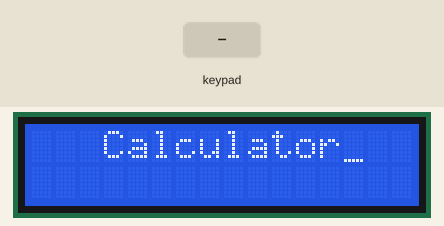
Recording of a program running on a simulated ATmega32, built with avr-gcc and emulated at 8 MHz. Parts: 16×2 character LCD. Wiring (inferred from the signals the program sends): 4×4 keypad with keys 1 2 3 + 4 5 6 - 7 8 9 / * 0 # =: rows PD0, PD1, PD2, PD3; columns PD4, PD5, PD6, PD7. Wiring (inferred from the names in the program): character LCD (HD44780): RS PA6; R/W PA5; E PA4; data PA0, PA1, PA2, PA3. Inputs (shaded band) come from the test bench.

Above: at 1.2 s.
1.3 s: keypad keys 7 + 5 = pressed 0.4 s apart
At 3.3 s:
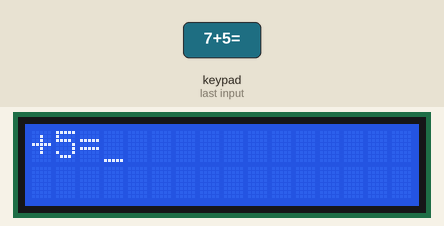
4.4 s: key '+' pressed
At 5.1 s:
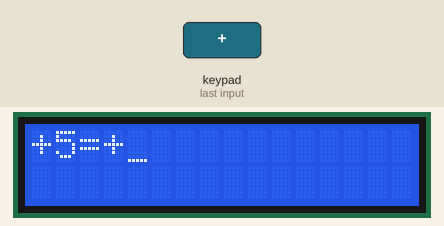
6.0 s: key '=' pressed
At 7.4 s:
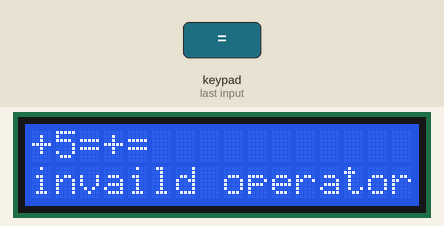
8.3 s: key '#' pressed
At 9.7 s:
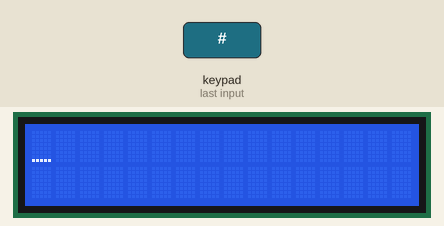
10.0 s: keypad keys 6 * 7 = pressed 0.4 s apart
At 12.8 s:
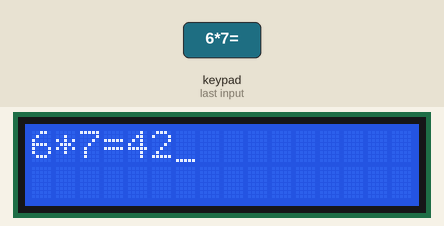
13.4 s: keypad keys 8 / 2 = pressed 0.4 s apart
At 15.4 s:
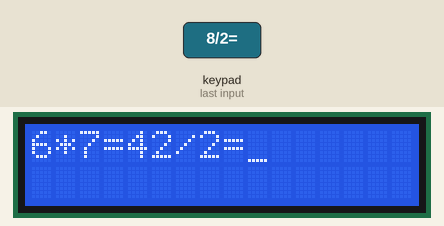
Timing chart, 0 to 16.9 s (numbered marks = the images above; inputs shaded):
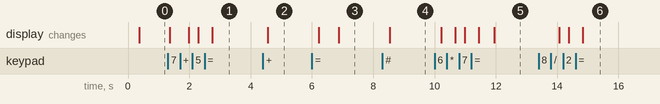

The program:

calculator_project.c
```c
/*
 * calculator_project.c
 *
 * Created: 7/27/2024 3:18:47 PM
 *  Author: abdullah
 */


#include "keybad.h"
#include "LCD.h"
#define F_CPU 8000000UL
#include <util/delay.h>

int main(void)
{
	keybad_init();
	LCD_INIT();
	signed char i;
	unsigned char operator,x[2],y[2],equal,on_off;
	int result, result1,result2;
	int number1,number2;
	lCD_MOVE_CURSOR(1,4);
	LCD_SEND_STRING("Calculator");
	_delay_ms(1000);
	LCD_CLEAR_SCREEN();
	while(1)
	{
		for(i=1;i>=0;i--)
		{
		do
		{
		_delay_ms(150);
		 x[i]=keybad_check_press();
		} while (x[i] == 0xff);
			_delay_ms(150);
		   LCD_SEND_CHAR(x[i]);
		}
	if((x[0] == '+') || (x[0]=='-') || (x[0]=='*') || (x[0]=='/'))
	{
		operator=x[0];
		x[0]=x[1];
		x[1]='0';   //dont write it 0 only it must be a char as it subtracted then from 48
	}
	else
	{
		do
		{
			_delay_ms(150);
			operator=keybad_check_press();

		} while (operator == 0xff);
		_delay_ms(150);
		LCD_SEND_CHAR(operator);
	}

		for(i=1;i>=0;i--)
		{
	   do
	   {
		   _delay_ms(150);
		    y[i]=keybad_check_press();
	   } while (y[i] == 0xff);
	   _delay_ms(150);
	   LCD_SEND_CHAR(y[i]);
	   }
	   _delay_ms(500);

	   if(y[0] == '=')
	   {
		   equal=y[0];
		   y[0]=y[1];
		   y[1]='0';
	   }
	  // LCD_SEND_STRING("=");
	  else
	  {
	   do
	   {
		   _delay_ms(150);
		   equal=keybad_check_press();
	   } while (equal == 0xff);
	   _delay_ms(150);
	   LCD_SEND_CHAR(equal);
	   }
	   number1=((x[1]-48)*10)+(x[0]-48);
	   number2=((y[1]-48)*10)+(y[0]-48);

	   switch(operator)
	   {
		  case '+':
				result=number1+number2;
				LCD_SEND_CHAR((result/10)+48);
				LCD_SEND_CHAR((result%10)+48);
		  /*
				result=(x[1]-48)+(y[1]-48);
				result1=result%10;
				result2=(x[0]-48)+(y[0]-48)+(result/10);
				LCD_SEND_CHAR(result2+48);
				LCD_SEND_CHAR(result1+48);*/
				break;

		case '-':
				if(number1>number2)
				{
					result=number1-number2;
					LCD_SEND_CHAR((result/10)+48);
					LCD_SEND_CHAR((result%10)+48);
				}
				else
				{
					result=number2-number1;
					LCD_SEND_CHAR(0x2D);
					LCD_SEND_CHAR((result/10)+48);
					LCD_SEND_CHAR((result%10)+48);

				}
				break;
		case '*':
				result=number1*number2;
				if((result/100) == 0)
				{
					LCD_SEND_CHAR((result/10)+48);
					LCD_SEND_CHAR((result%10)+48);
				}
				else if((result/1000) == 0)
				{
					LCD_SEND_CHAR((result/100)+48);
					result1=result%100;
					LCD_SEND_CHAR((result1/10)+48);
					LCD_SEND_CHAR((result1%10)+48);
				}
				else
				{
					LCD_SEND_CHAR((result/1000)+48);
					result1=result%1000;
					LCD_SEND_CHAR((result1/100)+48);
					result2=result1%100;
					LCD_SEND_CHAR((result2/10)+48);
					LCD_SEND_CHAR((result2%10)+48);
				}
				break;

		case '/':
				result=number1/number2;
				LCD_SEND_CHAR((result/10)+48);
				LCD_SEND_CHAR((result%10)+48);
				break;
		default:
			lCD_MOVE_CURSOR(2,1);
			LCD_SEND_STRING("invaild operator");
			break;
	   }

	   //_delay_ms(3000);
	   //LCD_CLEAR_SCREEN();


	   do
	   {
		   _delay_ms(150);
		   on_off=keybad_check_press();
	   } while (on_off == 0xff);
	    _delay_ms(150);
	   if(on_off == '#')
	   {
		LCD_CLEAR_SCREEN();
	   }

	   }

}
```

STD_MACROS.h
```c
/*
 * IncFile1.h
 *
 * Created: 5/3/2024 12:46:58 AM
 *  Author: farah
 */


#ifndef INCFILE1_H_
#define INCFILE1_H_


#define SET_BIT(reg,bit)      reg|=(1<<bit)
#define CLEAR_BIT(reg,bit)      reg&=(~(1<<bit))
#define TOGGLE_BIT(reg,bit)   reg^=(1<<bit)
#define READ_BIT(reg,bit)     ((reg&(1<<bit))>>bit)
#define ROR(reg,num)         reg=(reg<<(REGISTER_SIZE-num))|(reg>>(num))
#define ROL(reg,num)         reg=(reg>>(REGISTER_SIZE-num))|(reg<<(num))


#endif /* INCFILE1_H_ */
```

keybad.c
```c
/*
 * keybad.c
 *
 * Created: 7/22/2024 8:47:43 PM
 *  Author: abdullah
 */

#include"DIO.h"
#include "keybad.h"
unsigned char i;
void keybad_init()
{

	/*for(i=0;i<4;i++)
	{
		DIO_SETPINDIR(keypad_port,i,1);
		DIO_SETPINDIR(keypad_port,i+4,0);
		DIO_CONNECT_PULLUP(keypad_port,i+4,1);
	}*/

	DIO_SETPINDIR(keypad_port,0,1);
	DIO_SETPINDIR(keypad_port,1,1);
	DIO_SETPINDIR(keypad_port,2,1);
	DIO_SETPINDIR(keypad_port,3,1);
	DIO_SETPINDIR(keypad_port,4,0);
	DIO_SETPINDIR(keypad_port,5,0);
	DIO_SETPINDIR(keypad_port,6,0);
	DIO_SETPINDIR(keypad_port,7,0);
	DIO_CONNECT_PULLUP(keypad_port,4,1);
	DIO_CONNECT_PULLUP(keypad_port,5,1);
	DIO_CONNECT_PULLUP(keypad_port,6,1);
	DIO_CONNECT_PULLUP(keypad_port,7,1);

}

 char keybad_check_press()
{
	//hardware
	char arr[4][4]={{'1','2','3','+'},{'4','5','6','-'},{'7','8','9','/'},{'*','0','#','='}};
	//protus
	//char arr[4][4]={{'7','8','9','/'},{'4','5','6','*'},{'1','2','3','-'},{'A','0','=','+'}};
	unsigned char row,coloumn,x;
	unsigned char return_val=unpressed;
	for(row=0;row<4;row++)
	{
		DIO_WRITE(keypad_port,0,1);
		DIO_WRITE(keypad_port,1,1);
		DIO_WRITE(keypad_port,2,1);
		DIO_WRITE(keypad_port,3,1);
		DIO_WRITE(keypad_port,row,0);
		for(coloumn=0;coloumn<4;coloumn++)
		{
			x=DIO_readpin(keypad_port,(coloumn+4));
			if(x == 0)
			{
				return_val=arr[row][coloumn];
				break;
			}
		}
		if(x==0)
		{
			break;
		}
	}
	return return_val;
}
```

keybad.h
```c
/*
 * keybad.h
 *
 * Created: 7/22/2024 8:47:58 PM
 *  Author: abdullah
 */


#ifndef KEYBAD_H_
#define KEYBAD_H_

#define keypad_port 'd'
#define unpressed 0XFF
void keybad_init();
char keybad_check_press();


#endif /* KEYBAD_H_ */
```

LCD_CONFIGURATION.h
```c
/*
 * LCD_CONFIGURATION.h
 *
 * Created: 7/19/2024 1:09:26 PM
 *  Author: abdullah
 */


#ifndef LCD_CONFIGURATION_H_
#define LCD_CONFIGURATION_H_

#define four_bit_mode
//#define eight_bit_mode

#endif /* LCD_CONFIGURATION_H_ */
```

LCD.c
```c
/*
 * LCD.c
 *
 * Created: 7/19/2024 10:34:04 AM
 *  Author: FARH ELSAYED
 */

#include "LCD.h"
#define F_CPU 8000000UL
#include <util/delay.h>

void LCD_INIT ()
{
	_delay_ms(200);
	#ifdef eight_bit_mode
	DIO_set_port_direction(port_data,0XFF);
	DIO_SETPINDIR(port_control,RS,1);
	DIO_SETPINDIR(port_control,EN,1);
	DIO_SETPINDIR(port_control,R_W,1);
	DIO_WRITE(port_control,R_W,0);
	LCD_SEND_CMD(eight_bit);   //function set
	LCD_SEND_CMD(Display_on_Cursor_on);  //display on/off control
	LCD_CLEAR_SCREEN();
	LCD_SEND_CMD(Entry_Mode);
	#else
	#if defined HIGH_NIPPLE
	DIO_SETPINDIR(port_data,4,1);
	DIO_SETPINDIR(port_data,5,1);
	DIO_SETPINDIR(port_data,6,1);
	DIO_SETPINDIR(port_data,7,1);
	#elif defined LOW_NIPPLE
	DIO_SETPINDIR(port_data,0,1);
	DIO_SETPINDIR(port_data,1,1);
	DIO_SETPINDIR(port_data,2,1);
	DIO_SETPINDIR(port_data,3,1);
	#else
	DIO_SET_DIR_NIPPLE(port_data,start_pin,0xFF);   //write 0 for low nipple ,write  4 for high nipple
	#endif
	DIO_SETPINDIR(port_control,RS,1);
	DIO_SETPINDIR(port_control,EN,1);
	DIO_SETPINDIR(port_control,R_W,1);
	DIO_WRITE(port_control,R_W,0);
	LCD_Return_home();
	LCD_SEND_CMD(four_bit);
	LCD_SEND_CMD(Display_on_Cursor_on);
	LCD_CLEAR_SCREEN();
	LCD_SEND_CMD(Entry_Mode);
	#endif
}

void LCD_SEND_CHAR (unsigned char data)
{
	#ifdef eight_bit_mode
	DIO_write_port(port_data,data);
	DIO_WRITE(port_control,RS,1);
	enable();
	#else
	#ifdef HIGH_NIPPLE
	DIO_WRITE(port_control,RS,1);
	DIO_WRITE_HIGH_NIBBLE(port_data,data>>4);
	enable();
	DIO_WRITE_HIGH_NIBBLE(port_data,data);
	enable();
	#elif defined LOW_NIPPLE
	DIO_WRITE(port_control,RS,1);
	DIO_WRITE_LOW_NIBBLE(port_data,data>>4);
	enable();
	DIO_WRITE_LOW_NIBBLE(port_data,data);
	enable();
	#else
	DIO_WRITE(port_control,RS,1);
	DIO_WRITE_NIBBLE(port_data,start_pin,data>>4);
	enable();
	DIO_WRITE_NIBBLE(port_data,start_pin,data);
	enable();
	#endif

	#endif
}

void LCD_SEND_CMD (unsigned char cmd)
{
	#ifdef eight_bit_mode
	DIO_write_port(port_data,cmd);
	DIO_WRITE(port_control,RS,0);
	enable();
	_delay_ms(1);   // time that the lcd execute the cmd ,all cmds take 1ms expect clear screen and return home so i made them in separated functions
	#else
	#if defined HIGH_NIPPLE
	DIO_WRITE(port_control,RS,0);
	DIO_WRITE_HIGH_NIBBLE(port_data,cmd>>4);
	enable();
	DIO_WRITE_HIGH_NIBBLE(port_data,cmd);
	enable();
	#elif defined LOW_NIPPLE
	DIO_WRITE(port_control,RS,0);
	DIO_WRITE_LOW_NIBBLE(port_data,cmd>>4);
	enable();
	DIO_WRITE_LOW_NIBBLE(port_data,cmd);
	enable();
	#else
	DIO_WRITE(port_control,RS,0);
	DIO_WRITE_NIBBLE(port_data,start_pin,cmd>>4);
	enable();
	DIO_WRITE_NIBBLE(port_data,start_pin,cmd);
	enable();
	_delay_ms(1);  //write this and if the cmd is clear screen or return home write after it delay 10 ms or do not write it in the function and after calling this function in main make a delay
	#endif
	#endif

}

void LCD_CLEAR_SCREEN()
{
	LCD_SEND_CMD(clear_screen);
	_delay_ms(10);
}

void LCD_Return_home()
{
	LCD_SEND_CMD(Return_Home);
	_delay_ms(10);
}

void lCD_MOVE_CURSOR (unsigned char row,unsigned char column)
{
	char cmd;
	if(row<1 || row>2 || column<1 || column>16)  // any invalid case
	{
		cmd=0X80;
	}
	else if(row == 1)
	{
		cmd=0X80+column-1;
	}
	else
	{
		cmd=0XC0+column-1;
	}
	LCD_SEND_CMD(cmd);
}

void LCD_SEND_STRING (const char* ptr)
{
	while((*ptr) != '\0')
	{
		LCD_SEND_CHAR(*ptr);
		ptr++;
		_delay_ms(1);
	}
}
void enable()
{
	DIO_WRITE(port_control,EN,1);
	_delay_ms(2);
	DIO_WRITE(port_control,EN,0);
	_delay_ms(2);
}
```

LCD.h
```c
/*
 * LCD.h
 *
 * Created: 7/19/2024 10:34:16 AM
 *  Author: abdullah
 */


#ifndef LCD_H_
#define LCD_H_
#include "DIO.h"
#include "LCD_CONFIGURATION.h"

#if defined eight_bit_mode
#define RS				 1
#define R_W				 2
#define EN				 0
#define eight_bit			 0x38
#elif defined four_bit_mode
#define RS				 6
#define R_W				 5
#define EN				 4
#define four_bit			 0x28
//#define HIGH_NIPPLE
//#define start_pin   2
#define LOW_NIPPLE
#endif

#define port_data		'A'  //MC port that connected to LCD data pins  D0-D7 if 8 bit mode or D4-D7 if 4 bit mode
#define port_control	'A'  //MC port that connected to LCD control pins

#define clear_screen		 0X01
#define Return_Home		     0X02
#define Entry_Mode			 0X06
#define Display_on_Cursor_on 0X0E
#define Display_on_Cursor_off 0X0C


void LCD_INIT ();
void LCD_SEND_CHAR (unsigned char data);
void LCD_SEND_CMD (unsigned char cmd);
void LCD_CLEAR_SCREEN();
void LCD_Return_home();
void enable();
void lCD_MOVE_CURSOR (unsigned char row,unsigned char column);
void LCD_SEND_STRING (const char* ptr);

#endif /* LCD_H_ */
```

DIO.c
```c
/*
 * DIO.c
 *
 * Created: 5/3/2024 12:44:45 AM
 *  Author: FARAH
 */
#include "STD_MACROS.H"
#include <avr/io.h>
//access DDR register to make the pins input or output
// Function Description:Set the direction of the given pin in the given port (direction 0 = input : 1 = output)
void DIO_SETPINDIR (unsigned char portname,unsigned char pinnumber,unsigned char direction)
{
	switch(portname)
	{
		case'A':
		case'a':
		if(direction==1)
		{
			SET_BIT(DDRA,pinnumber);   //set the pin whose its number given by (pinnumber) in DDR register as output
		}
		if(direction==0)
		{
			CLEAR_BIT(DDRA,pinnumber);  //set the pin whose its number given by (pinnumber) in DDR register as input
		}
		break;
		case'B':
		case'b':
		if(direction==1)
		{
			SET_BIT(DDRB,pinnumber);
		}
		if(direction==0)
		{
			CLEAR_BIT(DDRB,pinnumber);
		}
		break;
		case'C':
		case'c':
		if(direction==1)
		{
			SET_BIT(DDRC,pinnumber);
		}
		if(direction==0)
		{
			CLEAR_BIT(DDRC,pinnumber);
		}
		break;
		case'D':
		case'd':
		if(direction==1)
		{
			SET_BIT(DDRD,pinnumber);
		}
		if(direction==0)
		{
			CLEAR_BIT(DDRD,pinnumber);
		}
		break;
	}
}
// access PORT register to write the output value that will be on the output pin
//Function Description : Set the value of the given pin in the given port (outputvalue 0 = low : 1 = high)
void DIO_WRITE (unsigned char portname,unsigned char pinnumber, unsigned char outputvalue)
{
	switch(portname)
	{
		case 'A':
		case'a':
		if(outputvalue == 1)
		{
			SET_BIT(PORTA,pinnumber);
		}
		else
		{
			CLEAR_BIT(PORTA,pinnumber);
		}
		break;
		case 'B':
		case'b':
		if(outputvalue == 1)
		{
			SET_BIT(PORTB,pinnumber);
		}
		else
		{
			CLEAR_BIT(PORTB,pinnumber);
		}
		break;
		case 'C':
		case'c':
		if(outputvalue == 1)
		{
			SET_BIT(PORTC,pinnumber);
		}
		else
		{
			CLEAR_BIT(PORTC,pinnumber);
		}
		break;
		case 'D':
		case'd':
		if(outputvalue == 1)
		{
			SET_BIT(PORTD,pinnumber);
		}
		else
		{
			CLEAR_BIT(PORTD,pinnumber);
		}
		break;
	}
}
// access PORT register to toggle the output value that appear in the output pin
//	Function Description : Reverse the value of the given pin in the given port.
void DIO_togglepin(unsigned char portname,unsigned char pinnumber)
{
			switch(portname)
			{
				case 'A':
				case 'a':
				TOGGLE_BIT(PORTA,pinnumber);
				break;

				case 'B':
				case 'b':
				TOGGLE_BIT(PORTB,pinnumber);
				break;

				case 'C':
				case 'c':
				TOGGLE_BIT(PORTC,pinnumber);
				break;

				case 'D':
				case 'd':
				TOGGLE_BIT(PORTD,pinnumber);
				break;
			}
}
//Function Description : Returns 1 if the value of the given pin is high and zero if the value is low
//access pin register to know the reading of pin reg in case it is input pin to know the value of the voltage that it received from the input device connected to it
unsigned char DIO_readpin(unsigned char portname,unsigned char bitnumber)
{
	unsigned char reading=0;
	switch(portname)
	{
		case'A':
		case'a':
		reading= READ_BIT(PINA,bitnumber);
		break;

		case'B':
		case'b':
		reading= READ_BIT(PINB,bitnumber);
		break;

		case'C':
		case'c':
		reading= READ_BIT(PINC,bitnumber);
		break;

		case'D':
		case'd':
		reading= READ_BIT(PIND,bitnumber);
		break;
	}
	return reading;
}
//	Function Description : set the direction of whole port .
//to set the direction of the whole port (all pins of the port will be input or output )
void DIO_set_port_direction(unsigned char portname,unsigned char direction)
{
	switch(portname)
	{
		case'A':
		case'a':
		DDRA=direction;
		break;
		case'B':
		case'b':
		DDRB=direction;
		break;
		case'C':
		case'c':
		DDRC=direction;
		break;
		case'D':
		case'd':
		DDRD=direction;
		break;
	}
}
//	Function Description : Write the value to all port pins.
void DIO_write_port(unsigned char portname,unsigned char portvalue)
{
	switch(portname)
	{
		case'A':
		case'a':
		PORTA=portvalue;
		break;
		case'B':
		case'b':
		PORTB=portvalue;
		break;
		case'C':
		case'c':
		PORTC=portvalue;
		break;
		case'D':
		case'd':
		PORTD=portvalue;
		break;
	}
}
//	Function Description : read the value of the port .
unsigned char DIO_read_port(unsigned char portname)
{
	unsigned char reading_port=0;
	switch(portname)
	{
		case'A':
		case'a':
		reading_port=PINA;
		break;
		case'B':
		case'b':
		reading_port=PINB;
		break;
		case'C':
		case'c':
		reading_port=PINC;
		break;
		case'D':
		case'd':
		reading_port=PIND;
		break;

	}
	return reading_port;
}
//	Function Description : toggle the value of the port that stored in PORT reg if the led connected to output pin will exit to it logic 0 instead of logic 1 .
void DIO_toggle_port(unsigned char portname)
{
	switch(portname)
	{
		case'A':
		case'a':
		PORTA= ~PORTA;   //PORTA^=0xff;
		break;
		case'B':
		case'b':
		PORTB =~PORTB;
		break;
		case'C':
		case'c':
		PORTC= ~PORTC;
		break;
		case'D':
		case'd':
		PORTD= ~PORTD;
		break;
	}
}
void DIO_CONNECT_PULLUP(unsigned char portname,unsigned char pinnumber,unsigned char connect_pullup)
{
		DIO_WRITE(portname,pinnumber,connect_pullup);
}

void DIO_WRITE_LOW_NIBBLE(unsigned char portname,unsigned char value)
{
	unsigned char i;
	for(i=0;i<=3;i++)
	{
		DIO_WRITE(portname,i,READ_BIT(value,i));
	}
}

void DIO_WRITE_HIGH_NIBBLE(unsigned char portname,unsigned char value)
{
	unsigned char i;
	for(i=4;i<=7;i++)
	{
		DIO_WRITE(portname,i,READ_BIT(value,i-4));
	}
}

void DIO_WRITE_NIBBLE(unsigned char portname,unsigned char startpin,unsigned char value)
{
	unsigned char i;
	for(i=0;i<=3;i++)
	{
		DIO_WRITE(portname,startpin,READ_BIT(value,i));
		startpin++;
	}
}

void DIO_SET_DIR_NIPPLE(unsigned char portname,unsigned char startpin,unsigned char direction)
{
	unsigned char i;
	for(i=0;i<=3;i++)
	{
		DIO_SETPINDIR(portname,startpin,READ_BIT(direction,i));
		startpin++;
	}
}
```

DIO.h
```c
/*
 * IncFile1.h
 *
 * Created: 5/3/2024 8:14:36 AM
 *  Author: abdullah
 */


// Function Description:Set the direction of the given pin in the given port (direction 0 = input : 1 = output)
void DIO_SETPINDIR (unsigned char portname,unsigned char pinnumber,unsigned char direction);
//Function Description : Set the value of the given pin in the given port (outputvalue 0 = low : 1 = high)
void DIO_WRITE (unsigned char portname,unsigned char pinnumber, unsigned char outputvalue);
//	Function Description : Reverse the value of the given pin in the given port.
void DIO_togglepin(unsigned char portname,unsigned char pinnumber);
//Function Description : Returns 1 if the value of the given pin is high and zero if the value is low
unsigned char DIO_readpin(unsigned char portname,unsigned char pinnumber);
//	Function Description : set the direction of whole port .
void DIO_set_port_direction(unsigned char portname,unsigned char direction);
//	Function Description : Write the value to all port pins.
void DIO_write_port(unsigned char portname,unsigned char portvalue);
//	Function Description : read the value of the port .
unsigned char DIO_read_port(unsigned char portname);
//	Function Description : toogle the value of the port that stored in PORT reg if the led connected to output pin will exit to it logic 0 instead of logic 1 .
void DIO_toggle_port(unsigned char portname);
void DIO_CONNECT_PULLUP(unsigned char portname,unsigned char pinnumber,unsigned char connect_pullup);
void DIO_WRITE_LOW_NIBBLE(unsigned char portname,unsigned char val);
void DIO_WRITE_HIGH_NIBBLE(unsigned char portname,unsigned char val);
void DIO_WRITE_NIBBLE(unsigned char portname,unsigned char startpin,unsigned char value);
void DIO_SET_DIR_NIPPLE(unsigned char portname,unsigned char startpin,unsigned char direction);
```

Measured:
- after the input at 1.3 s, the display: first differs from a run without the input after 0.69 s (image 1 shows a later state)
- after the input at 4.4 s, the display: changes after 0.17 s (image 2)
- after the input at 6.0 s, the display: first changes after 0.23 s (image 3 shows a later state)
- after the input at 8.3 s, the display: changes after 0.24 s (image 4)
- after the input at 10.0 s, the display: first changes after 0.21 s (image 5 shows a later state)
- after the input at 13.4 s, the display: first changes after 0.67 s (image 6 shows a later state)
